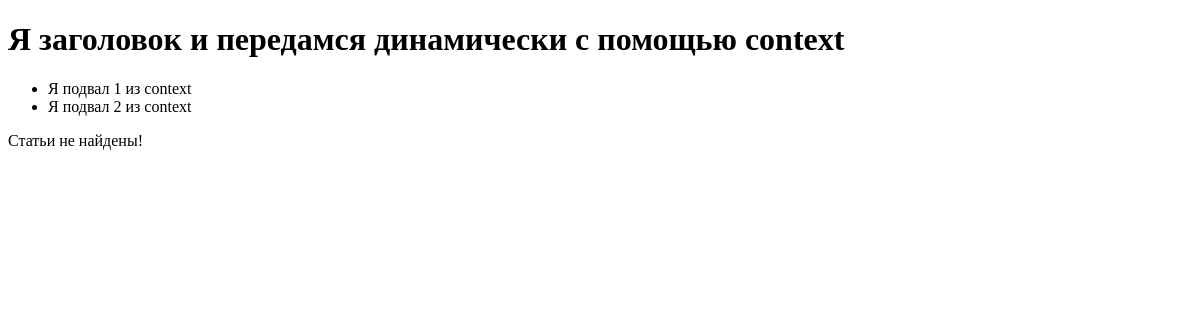
The page /pages/2/ on the database as committed earlier.
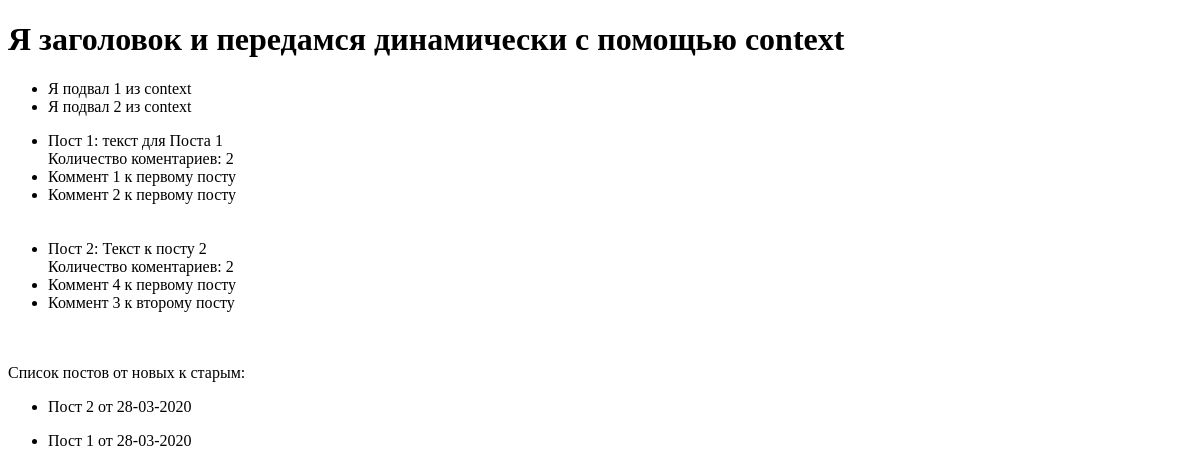
The same page on the database as committed later.
### pages/models.py (models this page shows, shortened)
class Post(models.Model): # добавлем модель (таблицу) Post в Базу данных
    post_title = models.CharField(max_length=120) # небольшое текстовое поле Post_title с максимальной длиной 120
    post_text = models.TextField() # большое текстовое поле Text
    date = models.DateTimeField() # поле дата с типом дата
    class Meta: # для визуального
        verbose_name = 'Пост'  # отображается на странице постов
        verbose_name_plural = 'Посты'  # отображается на главной странице админа

class Comment(models.Model): # добавлем модель (таблицу) Comment в Базу данных
    author_name = models.CharField(max_length=120) # небольшое текстовое поле Author_name с максимальной длиной 120
    comment_text = models.TextField() # большое текстовое поле Text
    post = models.ForeignKey( # связь между моделью (таблицей) Post (у каждого поста свой коммент)
        Post, # с какой моделью связывать
        on_delete=models.CASCADE) # что делать с комментом если пост удалится (CASCADE удалился пост - удалились все комменты)
    class Meta: # для визуального
        verbose_name = 'Комментарий'  # отображается на странице комментариев
        verbose_name_plural = 'Комментарии'  # отображается на главной странице админа

### pages/views.py (the view)
# urls.py: path('2/', views.two_view), # при запросе http://localhost:8000/pages/2/ выполняет функцию two_view из: views.py
def two_view(request): # выводит HTML шаблон (templates/pages/index.html или list.html)
    context = {
        'header': 'Я заголовок и передамся динамически с помощью context', # используется в index.html
        'footer': ['Я подвал 1 из context', 'Я подвал 2 из context'], # используется в index.html
        'other': Post.objects.all(), # берет данные из БД из модели (таблицы) Post
        'post_list': Post.objects.order_by('-date') # сортировка постов по дате от новых к старым
    }
    return render(request, 'pages/list.html', context)

### pages/templates/pages/list.html (shortened to what this page needs)
{% extends 'base.html' %}
{% block content %}
    <h1>{{ header }}</h1>
    <ul>
        {% for post in footer %}
            <li>{{ post }}</li>
        {% endfor %}
    </ul>
    <ul>
        {% for post in other %}
            <li>{{ post.post_title }}: {{ post.post_text }}</li>
            Количество коментариев: {{ post.comment_set.count }} <br>
            {% for comment in post.comment_set.all %}
                <li>{{ comment.comment_text }}</li>
            {% endfor %}<br><br>
        {% endfor %}
    </ul>
    {% if post_list %}
        Список постов от новых к старым:
        {% for post in post_list %}
            <ul><li>{{post.post_title}} от {{post.date|date:'d-m-Y'}}</li></ul>
        {% endfor %}
    {% else %}
        Статьи не найдены!
    {% endif %}
{% endblock %}

### pages/templates/base.html (shortened to what this page needs)
<!DOCTYPE html>
<html lang="en">
<head>
</head>
<body>
    {% block content %}{% endblock %}
</body>
</html>

Rows that differ between the two databases and show on the page:
added Post: post_title "Пост 1", post_text "текст для Поста 1", comment_set.count "2", date "28-03-2020"
added Comment: comment_text "Коммент 1 к первому посту", shown under "Пост 1"
added Comment: comment_text "Коммент 2 к первому посту", shown under "Пост 1"
added Post: post_title "Пост 2", post_text "Текст к посту 2", comment_set.count "2", date "28-03-2020"
added Comment: comment_text "Коммент 4 к первому посту", shown under "Пост 2"
added Comment: comment_text "Коммент 3 к второму посту", shown under "Пост 2"
Other text that changed with them:
text no longer shown: "Статьи не найдены!"
text now shown: "Список постов от новых к старым:"
